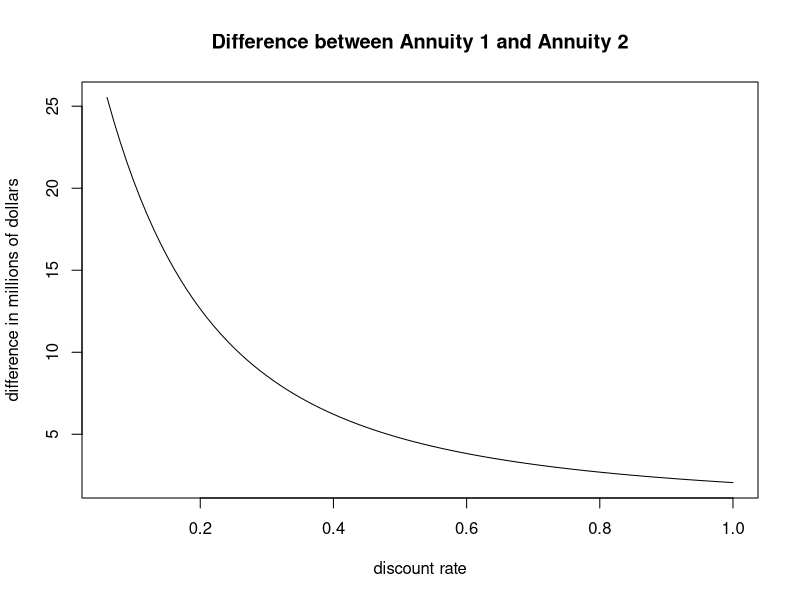

Write the R code that produced this figure.
## ---- chunk 1
require(data.table)
require(kableExtra)
pretty <- function(x, n = 2) format(round(x, n), big.mark=",", nsmall = n)
percent <- function(x, a = 0.01) scales::percent(x, accuracy = a)
table <- function(df, caption=NULL) {
  knitr::kable(df, caption=caption, format = "latex", booktabs=T) %>%
    kable_styling(latex_options = c("HOLD_position"))
options(scipen = 999)
}
## ---- chunk 2
ex4.11 <- new.env()
ex4.11$cf <- c(-50000, 25000, 20000, 15000)
ex4.11$discount.rate <- .07
ex4.11$pv.factor <- round(
        (1 + ex4.11$discount.rate)^(-(0:(length(ex4.11$cf)-1))), 4)
ex4.11$pv <- ex4.11$cf * ex4.11$pv.factor
ex4.11$npv <- sum(ex4.11$pv)
ex4.11$df.1 <- data.frame(Cash.flows=ex4.11$cf,
        Present.Value.Factor=ex4.11$pv.factor)
ex4.11$df.2 <- data.frame(Year=0:3, Present.Value=ex4.11$pv)
knitr::kable(ex4.11$df.1)
knitr::kable(ex4.11$df.2)
knitr::kable(pretty(ex4.11$npv), col.names="Total")
## ---- chunk 3
e4.13 <- new.env()
e4.13$C.0 <- rep(1000, 4)
e4.13$r <- .1
e4.13$m <- c(1, 2, 4, 365)
e4.13$ear <- round((1 + (e4.13$r/e4.13$m))^e4.13$m - 1, 4)
e4.13$C.1 <- e4.13$C.0 * (1 + e4.13$ear)
e4.13$df <- data.frame(C0=e4.13$C.0, m=e4.13$m, C1=e4.13$C.1, EAR=e4.13$ear)
knitr::kable(pretty(e4.13$df))
## ---- chunk 4
growth.annuity <- function(c, r, g, t){
    c * ((1 + g)^(0:(t-1))) / (1 + r)^(1:t)
}
cf.1 <- 8
cf.2 <- 6.36

f <- function(r){
  ret <- c()
  for(i in r){
    lhs <- sum(growth.annuity(cf.1, i, .05, 10))
    rhs <- sum(growth.annuity(cf.2, i, 0, 10))
    ret <- c(ret, lhs - rhs)
  }
  return(ret)
}
x <- seq(.06, 1, by=.01)
y <- f(x)
plot(x, y, type='l', ylab='difference in millions of dollars',
    xlab='discount rate', main='Difference between Annuity 1 and Annuity 2')
## ---- chunk 5
p1 <- new.env()
p1$r <- .08
p1$deposit <- 5000
p1$years <- 10
p1$simple <- p1$deposit * (1 + p1$years * p1$r)
p1$compound <- p1$deposit * (1 + p1$r)^(p1$years)
p1$difference <- abs(p1$simple - p1$compound)
## ---- chunk 6
p2 <- new.env()
p2$C <- 1000
p2$years <- c(10, 10, 20)
p2$rate <- c(.05, .1, .05)
p2$future.value <- p2$C * (1 + p2$rate)^(p2$years)
## ---- chunk 7
p3 <- new.env()
p3$years <- c(6, 9, 18, 23)
p3$interest.rate <- c(.07, .15, .11, .18)
p3$future.value <- c(13827, 43852, 725380, 590710)
p3$present.value <- rep('-', 4)

p3$tbl <- data.frame(
  years=p3$years,
  interest.rate=percent(p3$interest.rate, 1),
  future.value=pretty(p3$future.value, 0),
  present.value=p3$present.value
)
table(p3$tbl)
## ---- chunk 8
p3$pv <- round(p3$future.value /
  (1 + p3$interest.rate)^(p3$years))
p3$tbl$present.value <- pretty(p3$pv, 0)
## ---- chunk 9
table(p3$tbl)
## ---- chunk 10
p4 <- new.env()
p4$years = c(4, 8, 16, 27)
p4$present.value = c(242, 410, 51700, 18750)
p4$future.value = c(307, 896, 162181, 483500)
p4$tbl <- data.frame(
  years=p4$years,
  present.value=pretty(p4$present.value, 0),
  future.value=pretty(p4$future.value, 0)
)
table(p4$tbl)
## ---- chunk 11
p4$interest.rate <- (p4$future.value / p4$present.value)^(1/(p4$years)) - 1
p4$cols <- colnames(p4$tbl)
p4$tbl <- cbind(p4$tbl, percent(p4$interest.rate, 0.01))
colnames(p4$tbl) <- c(p4$cols, 'interest.rate')
table(p4$tbl)
## ---- chunk 12
p5 <- new.env()
p5$present.value = c(625, 810, 18400, 21500)
p5$interest.rate = c(.09, .11, .17, .08)
p5$future.value = c(1284, 4341, 402662, 173439)
p5$years = rep('-', 4)

p5$tbl <- data.table(
  present.value = pretty(p5$present.value, 0),
  interest.rate = percent(p5$interest.rate, 1),
  future.value  = pretty(p5$future.value, 0),
  years         = p5$years
)
table(p5$tbl)
## ---- chunk 13
p5$years <- log(p5$future.value/p5$present.value) /
            log(1 + p5$interest.rate)
p5$tbl$years <- round(p5$years, 2)
table(p5$tbl)
## ---- chunk 14
p7 <- new.env()
p7$pension <- 630
p7$years <- 20
p7$discount <- .071
p7$present.value <- p7$pension/(1 + p7$discount)^(p7$years)
## ---- chunk 15
p8 <- new.env()
p8$ending.value <- 1.1e6
p8$beginning.value <- 1.68e6
p8$years <- 3
p8$ratio <- p8$beginning.value / p8$ending.value
## ---- chunk 16
p8$f <- function(r) (1 + r)^(-p8$years) - p8$ratio
percent(p8$r <- uniroot(p8$f, upper=1, lower=-1, tol=1e-4)$root)
## ---- chunk 17
p9 <- new.env()
p9$C <- 150
p9$rate <- .046
p9$perpetuity <- p9$C / p9$rate
p9$perpetuity.next.pay <- p9$C + p9$C / p9$rate
## ---- chunk 18
p10 <- new.env()
p10$pv <- 1900
p10$n <- c(7, 5, 12, 10)
p10$r <- c(.12, .1, .05, .07)
p10$fv <- p10$pv * exp(p10$n * p10$r)
## ---- chunk 19
p11 <- new.env()
p11$year <- c(1, 2, 3, 4)
p11$cf <- c(960, 840, 935, 1350)
p11$r <- c(.1, .18, .24)

p11$tbl <- data.frame(
  year = p11$year,
  cash.flow = p11$cf
)

table(p11$tbl)
p11$pv.f <- function(r) sum(p11$cf / (1 + r)^(p11$year))
p11$pv <- unlist(lapply(p11$r, p11$pv.f))
## ---- chunk 20
p12 <- new.env()
p12$X.cf <- 4500
p12$X.n <- 9
p12$Y.cf <- 7000
p12$Y.n <- 5
p12$r <- c(.05, .22)
p12$pvia <- function(r, n) sum(1 / (1 + r)^(1:n))
p12$X.pv <- p12$X.cf * unlist(lapply(p12$r, p12$pvia, p12$X.n))
p12$Y.pv <- p12$Y.cf * unlist(lapply(p12$r, p12$pvia, p12$Y.n))
## ---- chunk 21
p13 <- new.env()
p13$cf <- 4900
p13$rate <- .08
p13$n <- c(15, 40, 75)
p13$pv <- unlist(lapply(p13$n, function(n) sum(p13$cf/((1 + p13$rate)^(1:n)))))
p13$pv.perpetuity <- p13$cf/p13$rate
## ---- chunk 22
p14 <- new.env()
p14$cf <- 15000
p14$rate <- .052
p14$pv <- p14$cf / p14$rate
p14$pv.given <- 320000
p14$rate.calculated <- p14$cf / p14$pv.given
## ---- chunk 23
p15 <- new.env()
p15$apr <- c(.07, .16, .11, .12)
p15$compound <- c(4, 12, 365, NA)
p15$tbl <- data.frame(
  apr = percent(p15$apr, 1),
  compound = c("Quarterly", "Monthly", "Daily", "Infinite")
)
table(p15$tbl)
## ---- chunk 24
# First three are not infinite
p15$ear <- (1 + p15$apr[1:3] / p15$compound[1:3])^(p15$compound[1:3]) - 1
# The infinite compounding uses a special formula
p15$ear <- c(p15$ear, exp(p15$apr[4]) - 1)
p15$cols <- colnames(p15$tbl)
p15$tbl <- cbind(p15$tbl, percent(p15$ear))
colnames(p15$tbl) <- c(p15$cols, "ear")
## ---- chunk 25
table(p15$tbl)
## ---- chunk 26
p16 <- new.env()
p16$ear <- c(.098, .196, .083, .143)
p16$compound <- c(2, 12, 52, NA)

p16$tbl <- data.frame(
  ear = percent(p16$ear),
  compound = c("Semiannually", "Monthly", "Weekly", "Infinite")
)
table(p16$tbl)
## ---- chunk 27
p16$apr <- p16$compound[1:3] * ((p16$ear[1:3] + 1)^(1/p16$compound[1:3]) - 1)
p16$apr <- c(p16$apr, log(p16$ear[4] + 1))
## ---- chunk 28
p16$tbl <- cbind(p16$tbl, percent(p16$apr))
colnames(p16$tbl)[3] <- "apr"
table(p16$tbl)
## ---- chunk 29
p17 <- new.env()
p17$rate.national <- .112
p17$m.national <- 12
p17$ear.national <- (1 + p17$rate.national /
  p17$m.national)^(p17$m.national) - 1
p17$rate.united <- .114
p17$m.united <- 2
p17$ear.united <- (1 + p17$rate.united /
  p17$m.united)^(p17$m.united) - 1
## ---- chunk 30
p18 <- new.env()
## ---- chunk 31
p18$cost.per.bottle <- 10
p18$weeks <- 12
p18$discount <- .9
p18$savings <- p18$cost.per.bottle * p18$weeks * p18$discount
p18$t <- 0:(p18$weeks-1) # first bottle is consumed today.
f <- function(r) sum(p18$cost.per.bottle / (1 + r)^(p18$t)) - p18$savings
(p18$irr <- uniroot(f, upper=1, lower=.01, tol=1e-4)$root)
## ---- chunk 32
p18$ear <- (1 + p18$irr)^(52) - 1
## ---- chunk 33
p19 <- new.env()
p19$monthly.payment <- 700
p19$rate <- .013
p19$balance <- 21500
p19$n <- - (log(1 - (p19$balance * p19$rate)/(p19$monthly.payment))) /
            log(1 + p19$rate)
## ---- chunk 34
p20 <- new.env()
p20$pv <- 3
p20$fv <- 4
p20$r <- p20$fv / p20$pv - 1
p20$apr <- p20$r * 52
p20$ear <- (1 + p20$r)^(52) - 1
## ---- chunk 35
p21 <- new.env()
p21$t <- 6
p21$pv <- 1000
p21$r <- .09
p21$m <- c(1, 2, 12)
p21$fv <- p21$pv * (1 + p21$r / p21$m )^(p21$m * p21$t)
(p21$fv <- c(p21$fv, p21$pv * exp(p21$r * p21$t)))
## ---- chunk 36
p22 <- new.env()
p22$r.simple <- .05
p22$t <- 10
p22$r.complex <- (1 + p22$r.simple * p22$t)^(1 / p22$t) - 1
## ---- chunk 37
p23 <- new.env()
p23$cf.stock <- 800
p23$cf.bond <- 350
p23$n.contribution <- 30
p23$n.withdrawal <- 25
p23$r.stock <- .11
p23$r.bond <- .06
p23$r.withdrawal <- .08
p23$fv.stock <- p23$cf.stock *
  ((1 + (p23$r.stock/12))^(12 * p23$n.contribution) - 1) /
  (p23$r.stock / 12)
p23$fv.bond <- p23$cf.bond *
  ((1 + (p23$r.bond/12))^(12 * p23$n.contribution) - 1) /
  (p23$r.bond / 12)
p23$fv.combined <- p23$fv.stock + p23$fv.bond
p23$fv.withdrawal <- p23$fv.combined *
  (p23$r.withdrawal / 12) /
  (1 - (1 + p23$r.withdrawal / 12)^(- 12 * p23$n.withdrawal))
t <- 1:30
## ---- chunk 38
p24 <- new.env()
## ---- chunk 39
p24$n <- 12
p24$fv <- 4
f <- function(r) (1 + r/p24$n)^(p24$n) - p24$fv
p24$r <- uniroot(f, upper=10, lower=.01, tol=1e-4)$root
## ---- chunk 40
p25 <- new.env()
p25$pv <- 65000
p25$fv <- c(125000, 185000)
p25$n <- c(6, 10)
p25$r <- (p25$fv / p25$pv)^(1/p25$n) - 1
## ---- chunk 41
p25$f.G <- function(r) p25$pv * (1 + r)^p25$n[1] - p25$fv[1]
percent(p25$r.G <- uniroot(p25$f.G, upper=1, lower=.01, tol=1e-4)$root)
p25$f.H <- function(r) p25$pv * (1 + r)^p25$n[2] - p25$fv[2]
percent(p25$r.H <- uniroot(p25$f.H, upper=1, lower=.01, tol=1e-4)$root)
## ---- chunk 42
p26 <- new.env()
p26$cf.0 <- 175000
p26$n.start <- 1
p26$growth <- .035
p26$discount <- .10
p26$pv.perpituity <- p26$cf.0 / (p26$discount - p26$growth)
# Discounted back to today.
p26$pv.discounted <- p26$pv.perpituity / (1 + p26$discount)^(p26$n.start)
## ---- chunk 43
p27 <- new.env()
p27$dividend <- 4.5
p27$m <- 4
p27$rate <- .065
p27$pv.div <- p27$dividend / (p27$rate / p27$m)
## ---- chunk 44
p28 <- new.env()
p28$cf <- 6500
p28$start <- 2
p28$end <- 25
p28$n.payments <- p28$end - p28$start
p28$discount <- .07
p28$pv.annuity <- p28$cf * (1 - (1 + p28$discount)^(-p28$n.payments)) /
  p28$discount
p28$pv.discounted <- p28$pv.annuity / (1 + p28$discount)^(p28$start)
## ---- chunk 45
p29 <- new.env()
p29$pv.f <- function(cf, r, n) cf * sum((1 + r)^(-n))
p29$cf <- 650
# Discount rate during annuity payments
p29$r.1 <- .13
p29$n.1 <- 1:15
# Discount rate before annuity payments
p29$r.2 <- .11
p29$n.2 <- 5
p29$pv.annuity <- p29$cf * sum((1 + p29$r.1)^(-p29$n.1))
p29$pv.discounted <- p29$pv.annuity / (1 + p29$r.2)^(p29$n.2)
## ---- chunk 46
p30 <- new.env()
p30$mortgage <- 550000 * .8
p30$apr <- .061
p30$m <- 12
p30$t <- 30
p30$n <- p30$m * p30$t
p30$n.balloon <- p30$n - p30$m * 8
p30$c <- p30$mortgage / ((1 - (1 + p30$apr/p30$m)^(-p30$n)) / (p30$apr/p30$m))
p30$balloon <- p30$c * (1 - (1 + p30$apr/p30$m)^(-p30$n.balloon)) /
  (p30$apr/p30$m)
## ---- chunk 47
p31 <- new.env()
p31$r.intro <- .024
p31$n <- 6
p31$m <- 12
p31$r <- .18
p31$c <- 7500
p31$pv.intro <- 7500 * (1 + p31$r.intro / p31$m)^p31$n
p31$pv.after <- p31$pv.intro * (1 + p31$r / p31$m)^p31$n
p31$interest <- p31$pv.after - p31$c
## ---- chunk 48
p32 <- new.env()
p32$investment <- 2.5e6
p32$cf <- 227000
p32$r <- p32$cf / p32$investment
## ---- chunk 49
p33 <- new.env()
p33$investment <- 75000
p33$cf <- 21000
p33$g <- .04
p33$n <- 5
p33$r <- .1
p33$pv <- p33$cf * sum((1 + p33$g)^(0:(p33$n-1)) /
  (1 + p33$r)^(1:p33$n))
p33$npv <- p33$pv - p33$investment
## ---- chunk 50
p34 <- new.env()
p34$salary <- 65000
p34$saving <- p34$salary * .05
p34$r <- .1
p34$g <- .04
p34$n <- 40
p34$fv <- p34$saving * ((1 + p34$r)^p34$n - (1 + p34$g)^p34$n) /
  (p34$r - p34$g)
## ---- chunk 51
p35 <- new.env()
p35$n <- 15
p35$c <- 6800
p35$r <- c(.1, .05, .15)
p35$pv <- p35$c * unlist(lapply( p35$r,
  function(r) sum((1 + r)^(-(1:p35$n)))))
## ---- chunk 52
p36 <- new.env()
p36$c <- 350
p36$r <- .1 / 12 # months
p36$fv <- 35000
p36$n <- log(p36$r * (p36$fv / p36$c) + 1) / log(1 + p36$r)
## ---- chunk 53
p36$f <- function(n) p36$c * ((1 + p36$r)^n - 1) / p36$r - p36$fv
uniroot(p36$f, upper=1000, lower=10, tol=.01)$root
## ---- chunk 54
p37 <- new.env()
## ---- chunk 55
p37$pv <- 65000
p37$c <- 1320
p37$n <- 60
p37$f <- function(r) p37$c * sum((1 + r/12)^(-(1:p37$n))) - p37$pv
percent(p37$apr <- uniroot(p37$f, upper=1, lower=1e-4, tol=1e-8)$root)
percent(p37$ear <- (1 + p37$apr / 12)^(12) - 1)
## ---- chunk 56
p38 <- new.env()
p38$pv <- 250000
p38$r <- .053 / 12 # Monthly
p38$t <- 360
p38$c <- 950
p38$fv <- p38$pv * (1 + p38$r)^p38$t
p38$fv.payments <- p38$c * ((1 + p38$r)^p38$t - 1) / p38$r
p38$balloon <- p38$fv - p38$fv.payments
## ---- chunk 57
p39 <- new.env()
p39$year <- c(1,2,3,4)
p39$cash.flow <- c(1500, NA, 2700, 2900)
p39$pv <- 7300
p39$r <- .08
p39$calcs <- p39$cash.flow / (1 + p39$r)^(p39$year)
p39$sum.calcs <- sum(p39$calcs, na.rm=T)
p39$c.2 <- (p39$pv - p39$sum.calcs) * (1 + p39$r)^2
knitr::kable(data.frame(year=p39$year, cash.flow=p39$cash.flow))
p39$check.cash.flow <- c(1500, p39$c.2, 2700, 2900)
p39$check <- sum(p39$check.cash.flow * (1 + p39$r)^(-p39$year))
## ---- chunk 58
p40 <- new.env()
p40$c.0 <- 1e6
p40$inc <- 275000
p40$r <- .09
p40$t <- 0:10
p40$g <- p40$inc / p40$c.0
p40$pv <- sum((p40$c.0 + p40$inc*p40$t) / (1 + p40$r)^(p40$t))
## ---- chunk 59
p41 <- new.env()
p41$t <- 30 * 12
p41$pv <- 4500000 * .8
p41$c <- 27500
## ---- chunk 60
p41$t <- 30 * 12
p41$pv <- 4500000 * .8
p41$c <- 27500
p41$f <- function(r) p41$c * sum((1 + r/12)^(-(1:p41$t))) - p41$pv
percent(p41$apr <- uniroot(p41$f, lower=1e-5, upper=10, tol=1e-8)$root)
percent(p41$ear <- (1 + p41$apr/12)^12 - 1)
## ---- chunk 61
p42 <- new.env()
p42$pv <- 76000
p42$fv <- 115000
p42$r <- .13
p42$t <- 3
p42$npv <- p42$fv / (1 + p42$r)^(p42$t) - p42$pv
p42$f <- function(r) p42$fv / (1 + r)^(p42$t) - p42$pv
p42$r.break.even <- uniroot(p42$f, upper=1, lower=1e-5, tol=1e-8)$root
## ---- chunk 62
p43 <- new.env()
p43$c <- 5000
p43$r <- .06
p43$start <- 6
p43$end <- 25
p43$t <- p43$end - p43$start + 1
p43$pv.1 <- p43$c * (1 - (1 + p43$r)^(-p43$t)) / p43$r
p43$pv <- p43$c * sum((1 + p43$r)^(-(p43$start:p43$end)))
## ---- chunk 63
p44 <- new.env()
p44$t <- c(7, 15 - 7) * 12
p44$c <- 1500
p44$r <- c(.12, .06) / 12
p44$pv.f <- function(c, r, t) c * sum((1 + r)^(-(1:t)))
p44$pv.1 <- p44$pv.f(p44$c, p44$r[1], p44$t[1])
p44$pv.2 <- p44$pv.f(p44$c, p44$r[2], p44$t[2])
p44$pv.2.discounted <- p44$pv.2 * (1 + p44$r[1])^(-p44$t[1])
p44$pv <- p44$pv.1 + p44$pv.2.discounted
## ---- chunk 64
p45 <- new.env()
p45$t <- 15
p45$m <- 12
p45$n.1 <- p45$t * p45$m
p45$r <- c(.087, .08)
p45$rm <- p45$r / p45$m
p45$c.A <- 1500
# We calculate from 0 to n-1 power series
p45$fv.A <- sum(p45$c.A * (1 + p45$rm[1])^((0:(p45$n.1-1))))
p45$c.B <- p45$fv.A / exp(p45$r[2] * p45$t)
## ---- chunk 65
p46 <- new.env()
p46$c <- 2500
p46$n <- c(7, 15)
p46$t <- diff(p46$n)
p46$r <- .061
p46$pv.perpetuity <- p46$c / p46$r
p46$pv.at.7 <- p46$pv.perpetuity / (1 + p46$r)^(p46$t-1)
## ---- chunk 66
p47 <- new.env()
p47$pmt <- 2513.33
p47$PV <- 26000
p47$n <- 12
## ---- chunk 67
f <- function(r) p47$pmt * (1 - (1 + r)^(-p47$n)) / r - p47$PV
(p47$r <- uniroot(f, lower=.001, upper=1, tol=1e-4)$root)
(p47$apr <- p47$r * 12)
(p47$ear <- (1 + p47$apr / p47$n) ^ (p47$n) - 1)
## ---- chunk 68
p48 <- new.env()
p48$c <- 5300
p48$t <- 5
p48$n <- 2
p48$tn <- 5 * 2
p48$r <- .12
p48$m <- 12
p48$rm <- p48$r / p48$m
p48$ear <- (1 + p48$rm)^6 - 1
p48$n.discount <- (9 - c(5, 3, 0))*p48$m
p48$pv.9y <- p48$c * sum((1 + p48$ear)^(-(1:p48$tn)))
p48$pv.discount <- p48$pv.9y / (1 + p48$rm)^(p48$n.discount)
## ---- chunk 69
p49 <- new.env()
p49$c <- 20000
p49$t <- 5
p49$r <- .07
p49$pv.a <- p49$c * sum((1 + p49$r)^(-(1:p49$t)))
p49$pv.due.a <- p49$c * sum((1 + p49$r)^(-(0:p49$t)))
p49$fv.b <- p49$c * sum((1 + p49$r)^(1:p49$t-1))
p49$fv.due.b <- p49$c * sum((1 + p49$r)^(1:p49$t))
## ---- chunk 70
p50 <- new.env()
p50$pv <- 73000
p50$t <- 60
p50$apr <- .0645
p50$m <- 12
p50$r <- p50$apr / p50$m
p50$c <- p50$pv * (p50$r) / (1 - (1 + p50$r)^(-p50$t)) * (1 + p50$r)
## ---- chunk 71
p51 <- new.env()
p51$pv <- 2300
p51$apr <- .104
p51$t <- 24
p51$m <- 12
p51$r <- p51$apr / p51$m
p51$c <- p51$pv * (p51$r / (p51$r + 1 - (1 + p51$r)^(-p51$t)))
p51$r.display <- round(p51$r, 5)
## ---- chunk 72
p52 <- new.env()

# Yearly college tuition.
p52$college.tuition <- 45000

# annual interest rate.
p52$r <- .075

# number of years in college.
p52$n.college <- 4

# child one starts college in 15 years.
p52$n.1 <- 15

# child two starts college in 17 years.
p52$n.2 <- 17

# The annuity factor.
p52$pvia <- function(r, t) sum((1 + r)^(-(1:t)))

# We begin payments as soon as the child begins college. This is an
# annuity due, therefore we calculate the annuity factor with one less year.
p52$pv.annuity.due <- p52$college.tuition *
    (1 + p52$pvia(p52$r, (p52$n.college - 1)))

# Present value of the payments today for child one.
p52$pv.1 <- p52$pv.annuity.due / (1 + p52$r)^(p52$n.1)

# Present value of the payments today for child two.
p52$pv.2 <- p52$pv.annuity.due / (1 + p52$r)^(p52$n.2)

# The total price to send both children to college.
p52$pv.total <- p52$pv.1 + p52$pv.2

# Caluclate the payments via `uniroot`.
p52$pv <- function(a) a * p52$pvia(p52$r, p52$n.1) - p52$pv.total
p52$yearly.deposits <- uniroot(p52$pv, upper=40000, lower=100, tol=10)$root
## ---- chunk 73
p53 <- new.env()
p53$base.salary <- 55000
p53$immediate.bonus <- 10000
p53$bonus.modified.salary <- 55000*1.1
p53$g <- .035
p53$r <- .09
p53$n <- 25
p53$pv <- p53$immediate.bonus + p53$bonus.modified.salary / (1 + p53$r) *
    (1 + sum(((1 + p53$g) / (1 + p53$r))^(1:(p53$n - 1))))
## ---- chunk 74
p54 <- new.env()
p54$c.1 <- 250000
p54$c.2 <- 200000
p54$initial.2 <- 530000
p54$tax.rate <- .28
p54$r <- .07
p54$n.1 <- 31
p54$n.2 <- 30
p54$pv.1 <- p54$c.1 * (1 - p54$tax.rate) *
    (1 + sum((1 + p54$r)^(-(1:(p54$n.1-1)))))
p54$pv.2 <- p54$initial.2 + p54$c.2 * (1 - p54$tax.rate) *
    (sum((1 + p54$r)^(-(1:p54$n.2))))
## ---- chunk 75
p55 <- new.env()
p55$salary <- 70000
p55$r <- .09
p55$g <- .03
p55$n <- 30
p55$fv <- 2e6
p55$pvia <- function(r, g, n) (1 - ((1 + g)/(1 + r))^n) / (r - g)
p55$pvia.2 <- function(r, g, n) sum((1 + g)^(0:(n-1)) / (1 + r)^(1:n))

p55$fvga <- function(r, g, n) ((1 + r)^n - (1 + g)^n) / (r - g)
p55$fvga.2 <- function(r, g, n) sum((1 + g)^(0:(n-1)) * (1 + r)^((n-1):0))
p55$f <- function(p) p55$salary * p * p55$fvga(p55$r, p55$g, p55$n) - p55$fv
uniroot(p55$f, upper=5, lower=.01, tol=1e-2)$root
p55$f <- function(p) p55$salary * p * p55$fvga.2(p55$r, p55$g, p55$n) - p55$fv
uniroot(p55$f, upper=5, lower=.01, tol=1e-2)$root
## ---- chunk 76
p55$salary <- 70000
p55$r <- .09
p55$g <- .03
p55$n <- 30
p55$fv <- 2e6
# Future value factor depends on the discount rate, the growth rate, and the
# number of years we will be investing.
p55$fvga <- function(r, g, n) ((1 + r)^n - (1 + g)^n) / (r - g)
# Function used to determine the percent (p) of our salary to invest.
p55$f <- function(p) p55$salary * p * p55$fvga(p55$r, p55$g, p55$n) - p55$fv
# Uniroot will iterate over the function until it finds when the value is zero.
uniroot(p55$f, upper=5, lower=.01, tol=1e-2)$root
## ---- chunk 77
p56 <- new.env()
p56$loan <- 30000 - 1000
p56$r <- .072
p56$n <- 5*12
p56$f <- function(c) c * (1 - (1 + p56$r/12)^(-p56$n))/(p56$r/12) - p56$loan
p56$factor <- (1 - (1 + p56$r/12)^(-p56$n))/(p56$r/12)
p56$payments <- round(uniroot(p56$f, upper=1000, lower=100, tol=10)$root, 2)
p56$n.paid <- 2*12
p56$balance <- p56$payments *
    (1 - (1 + p56$r/12)^(-(p56$n - p56$n.paid)))/(p56$r/12)
p56$balloon <- p56$balance * 1.01
## ---- chunk 78
p57 <- new.env()
p57$r.pre <- round((1 + .11)^(1/12) - 1, 6)
p57$r.post <- round((1 + .08)^(1/12) - 1, 6)
p57$pv.withdrawals <- 23000 * (1 - (1 + p57$r.post)^(-20*12)) / p57$r.post
p57$pv.inheritance <- 1e6 * (1 + p57$r.post)^(-20*12)
p57$pv.retirement <- p57$pv.withdrawals + p57$pv.inheritance
p57$savings.1 <- (2100 * ((1 + p57$r.pre)^(10*12) - 1)/p57$r.pre)
p57$savings.minus.cabin <- p57$savings.1 - 320000
p57$savings.for.20yrs <- p57$savings.minus.cabin * (1 + p57$r.pre)^(20*12)
p57$shortfall <- p57$pv.retirement -  p57$savings.for.20yrs
p57$payment.2 <- (p57$shortfall * p57$r.pre) / ((1 + p57$r.pre)^(20*12) - 1)
## ---- chunk 79
p58 <- new.env()
p58$cost <- 31000
p58$resale <- 20000
p58$lease.today <- 1500
p58$lease.monthly.payments <- 405
p58$r <- .06 / 12
p58$t <- 3 * 12
p58$pvia <- function(r, t) (1 - (1 + r)^(-t))/r
p58$pv.lease <- 1500 + 405 * (1-(1+p58$r)^(-p58$t))/(p58$r)
p58$f <- function(c) c * p58$pvia(p58$r, p58$t) - p58$cost
p58$c <- uniroot(p58$f, upper=1000, lower=100, tol=1)$root
p58$pv.resale <- 20000 / (1 + p58$r)^(p58$t)
p58$pv.buying <- p58$cost - p58$pv.resale
p58$break.even <- uniroot(
    function(x) p58$cost - x / (1 + p58$r)^(p58$t) - p58$pv.lease,
    upper=31000,
    lower=1000,
    tol=10)$root
## ---- chunk 80
p59 <- new.env()
p59$time <- seq(0, 6, by=1)
p59$salary <- c(8.5e6, 3.9e6, 4.6e6, 5.3e6, 5.8e6, 6.4e6, 7.3e6)
knitr::kable(data.frame(Time = p59$time, Salary = pretty(p59$salary, 0)))
## ---- chunk 81
p59$bonus <- 10e6
p59$contract.increase <- 1.5e6
p59$payment.interval <- 4 # Quarterly
p59$r <- .05/365

p59$salary <- p59$salary + p59$contract.increase/7
